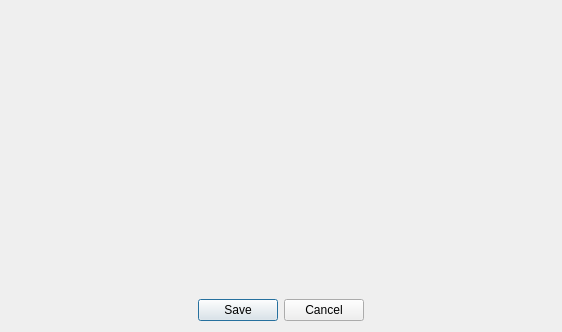
<?xml version="1.0" encoding="UTF-8"?>
<ui version="4.0">
 <class>PageScreen</class>
 <widget class="QDialog" name="PageScreen">
  <property name="geometry">
   <rect>
    <x>0</x>
    <y>0</y>
    <width>562</width>
    <height>332</height>
   </rect>
  </property>
  <property name="windowTitle">
   <string>Page Screen</string>
  </property>
  <layout class="QVBoxLayout" name="verticalLayout">
   <property name="leftMargin">
    <number>0</number>
   </property>
   <property name="topMargin">
    <number>6</number>
   </property>
   <property name="rightMargin">
    <number>0</number>
   </property>
   <item>
    <widget class="QScrollArea" name="scrollArea">
     <property name="frameShape">
      <enum>QFrame::NoFrame</enum>
     </property>
     <property name="widgetResizable">
      <bool>true</bool>
     </property>
     <widget class="QWidget" name="scrollAreaWidgetContents">
      <property name="geometry">
       <rect>
        <x>0</x>
        <y>0</y>
        <width>562</width>
        <height>277</height>
       </rect>
      </property>
      <layout class="QVBoxLayout" name="verticalLayout_2">
       <property name="spacing">
        <number>0</number>
       </property>
       <property name="margin">
        <number>0</number>
       </property>
       <item>
        <widget class="QLabel" name="label">
         <property name="alignment">
          <set>Qt::AlignCenter</set>
         </property>
        </widget>
       </item>
      </layout>
     </widget>
    </widget>
   </item>
   <item>
    <widget class="QDialogButtonBox" name="buttonBox">
     <property name="standardButtons">
      <set>QDialogButtonBox::Cancel|QDialogButtonBox::Save</set>
     </property>
     <property name="centerButtons">
      <bool>true</bool>
     </property>
    </widget>
   </item>
  </layout>
 </widget>
 <resources/>
 <connections/>
</ui>
